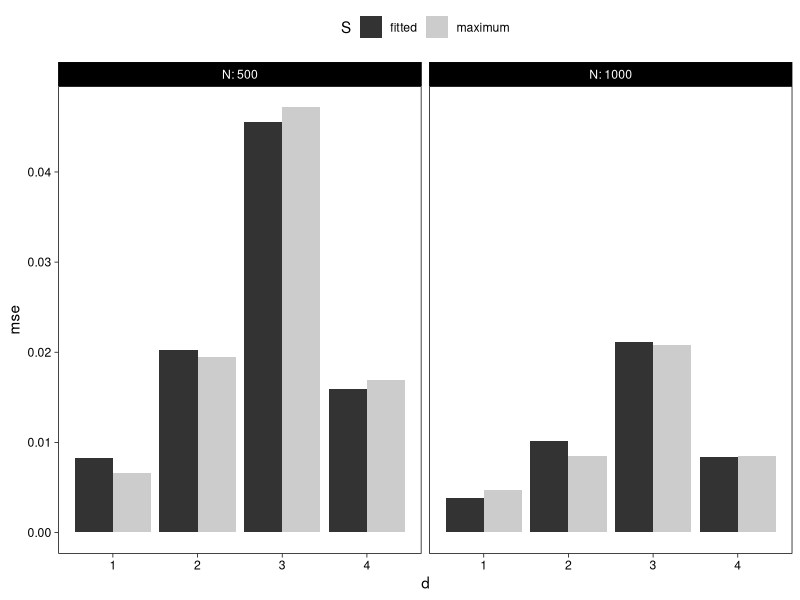

R code for this plot: (Note: this script raises an error after producing the figure.)
library(magrittr)
f <- function (x, y) mean((x - y)^2)
exp_03a <- 
    readr::read_csv("data/exp-02.csv") %>%
    dplyr::filter(l == 0.75, o == 1, !is.infinite(estimate)) %>%
    dplyr::mutate(m = "maximum") %>%
    dplyr::group_by(m, d, N) %>%
    dplyr::summarise(mse = f(estimate, target), .groups = "drop")

exp_03b <- 
    readr::read_csv("data/exp-03.csv") %>%
    dplyr::filter(l == 0.75, o == 1, !is.infinite(estimate)) %>%
    dplyr::mutate(m = "fitted") %>%
    dplyr::group_by(m, d, N) %>%
    dplyr::summarise(mse = f(estimate, target), .groups = "drop")

exp_03 <-
    rbind(exp_03a, exp_03b) %>%
    dplyr::rename(method = m)

p <- 
    exp_03 %>%
    ggplot2::ggplot(ggplot2::aes(x = d, y = mse, fill = method)) + 
    ggplot2::facet_grid( ~ N, labeller = "label_both", scales = "free") +
    ggplot2::geom_bar(stat = "identity", position = ggplot2::position_dodge()) +
    ggplot2::theme_linedraw() +
    ggplot2::scale_fill_grey() + 
    ggplot2::theme(
        panel.grid.major = ggplot2::element_blank(), 
        panel.grid.minor = ggplot2::element_blank(),
        legend.position  = "top"
    ) +
    ggplot2::labs(
        fill = "S"
    )
ggplot2::ggsave("images/exp-03.pdf", p, width = 6, height = 3)
p
